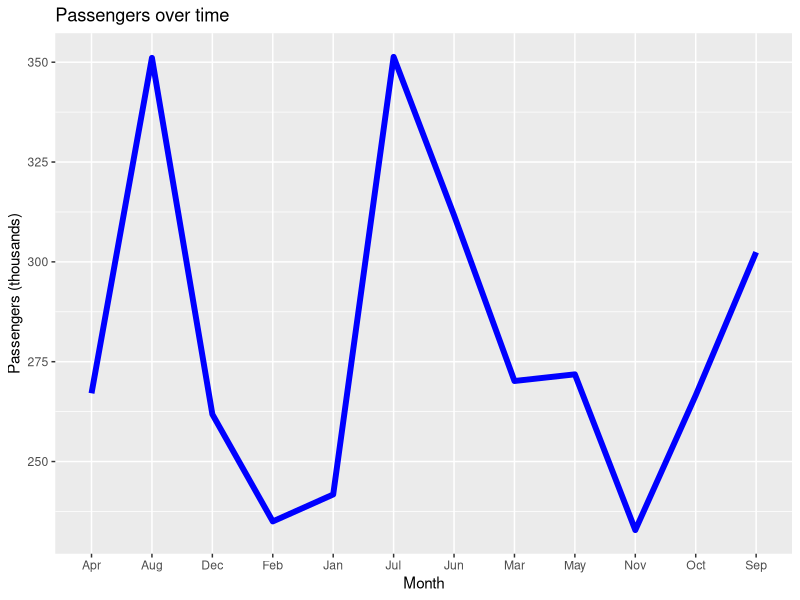

The R source for this figure:
library(ggplot2)
library(dplyr)

# Let's make a data visualization about monthly air travelers!

# The dataset is built into R, but it is impossible to use without some data wrangling:
data <- data.frame(
  year = rep(1949:1960, each = 12),
  month = month.abb,
  passengers = AirPassengers # in thousands
)

# Summarize data by year:
data %>% 
  group_by(month) %>% 
  summarize(passengers = mean(passengers)) %>% 

# Finally, plot the data!
  ggplot(aes(x = month, y = passengers, group = 1)) +
  labs(
    title = 'Passengers over time',
    x = 'Month',
    y = 'Passengers (thousands)'
  ) +
  geom_line(size = 2, color = 'blue')
